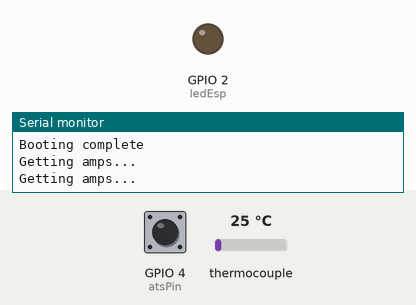
Simulated run of this sketch. Board: ESP8266 (NodeMCU). On the bench: output pins drawn as LEDs (lit = HIGH), the last lines printed to the serial monitor. Dashed ring = blinking. Inputs (shaded band) come from the test bench; at power-on: GPIO 4 (atsPin) HIGH, thermocouple 25 °C.

Above: at 3.2 s.
3.3 s: GPIO 4 (atsPin) pulled LOW for 2.6 s
At 3.7 s:
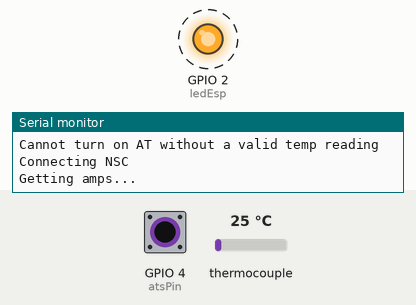
13.5 s: GPIO 4 (atsPin) pulled LOW for 2.6 s
At 14.3 s:
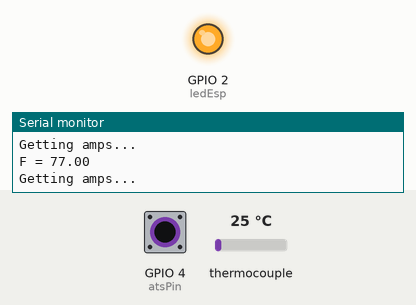
17.6 s: GPIO 4 (atsPin) pulsed LOW 2 times (0.12 s each, 0.3 s apart)
At 17.88 s:
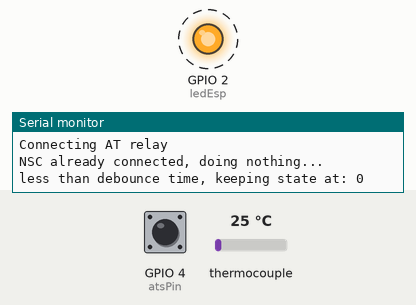
Timing chart, 0 to 22.1 s (numbered marks = the images above; inputs shaded):
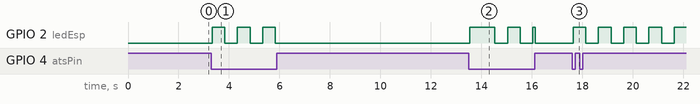

The sketch:

serialthermocouple_greg.ino
```cpp
#include <SPI.h>
#include <TickTwo.h>
#include "Adafruit_MAX31855.h"

/* ATS: Automatic Transfer Switch - dry contacts for the growatt
 * ATX / AT: AutoTransformer
 * NSC: Neutral Safety Contactor
 */

// Pins
const int MAXDO = 12; // D6 of NodeMCU connects to 'DO' data out of MAX31855
const int MAXCS = 15; // D8 of NodeMCU connects to 'CS' of MAX31855
const int MAXCLK = 14; // D5 of NodeMCU connects to 'CLK' of MAX31855
Adafruit_MAX31855 thermocouple(MAXCLK, MAXCS, MAXDO);

// Timers
void getTemp(); // thermocouple
void getAmps(); // neutral current
void goOffGrid();
void ledBlink(); // visual indicator for when system transitions to off-grid mode (on grid = steady, off = blinking)
TickTwo cronTemp(getTemp, 2000, 0, MILLIS); // temp read every 2s, indefinitely
TickTwo cronAmps(getAmps, 500, 0, MILLIS); // neutral current read every 1/2s, indefinitely (sensor updates every second)
TickTwo cronTempBoot(getTemp, 250, 40, MILLIS); // read temp every 1/4s, 40 times (10s for bootup)
TickTwo cronGoOffGrid(goOffGrid, 250, 40, MILLIS); // bootstrap atx read every 1/4s, 40 times (10s for bootup)
TickTwo cronLed(ledBlink, 500, 0, MILLIS); // blink led every 1/2s, indefinitely (off-grid indicator led)

// Globals
const int ledEsp = 2; // by the antenna
const int ledMcu = 16; // by the mini usb connector
bool ledEspState;
bool ledMcuState;

volatile bool tempAlarmState = false; // true = in alarm state
double currentTemp; // MAX31855 will read 0.0F if it is disconnected
double tempThresh = 80.0; // temp above which alarm is triggered
double tempHyst = 1.5; // hysteresis, must be positive double that is < tempThresh

volatile bool ampsAlarmState = false; // true = in alarm state
double currentAmps;
double ampsThresh = 25.0; // amps above which alarm is triggered
double ampsHyst = 3.0; // hysteresis, must be positive double that is < ampsThresh

const int atsPin = 4; // D2 input pullup, triggers when connected to GND of NodeMCU
volatile bool atsState; // true = on-grid (dry contact loop open)
const int atsDebounceDelay = 1000; // 50ms debounce filter
volatile long lastAtsDebounceTime = 0; // last millis() time ats debounce was triggered

volatile bool nscState = false; // neutral safety contactor state, default this to false (disconnected)

bool atxState = false; // autotransformer state, true = on, false = off

void ledOn(){
//  Serial.println("led on");
  digitalWrite(ledEsp, LOW);
}

void ledOff(){
//  Serial.println("led off");
  digitalWrite(ledEsp, HIGH);
}

void ledBlink() {
  digitalWrite(ledEsp, ledEspState);
  ledEspState = !ledEspState;
}

void setup() {
  Serial.begin(9600);
  while (!Serial) delay(1); // wait for Serial on Leonardo/Zero, etc
  Serial.println("Booting...");
  delay(2000);
  pinMode(ledEsp, OUTPUT);
  pinMode(atsPin, INPUT_PULLUP);

  atsState = digitalRead(atsPin);

  // if dry contact is open, attempt to auto-bootstrap system
  if (!atsState) {
    cronTempBoot.start();
    cronGoOffGrid.start();
  }

  cronTemp.start();
  cronAmps.start();

  attachInterrupt(digitalPinToInterrupt(atsPin), atsAction, CHANGE);

  if (!thermocouple.begin()) {
    Serial.println("Unable to start thermocouple");
    while (1) delay(10);
  }
  Serial.println("Booting complete");
}

void loop() {
  cronTemp.update();
  cronAmps.update();
  cronTempBoot.update();
  cronGoOffGrid.update();
  cronLed.update();
}

ICACHE_RAM_ATTR void atsAction(){
  int atsReading = digitalRead(atsPin);
  if (atsReading == atsState) {
    return;
  }
  boolean debounce = false;
  if ((millis() - lastAtsDebounceTime) <= atsDebounceDelay) {
    debounce = true;
  }
  lastAtsDebounceTime = millis();
  if (debounce) {
    Serial.println("less than debounce time, keeping state at: " + String(atsState));
    return;
  } else {
    Serial.println("setting state to: " + String(atsReading));
    atsState = atsReading;
    if (atsState) {
      Serial.println("ON grid");
      goOnGrid();
    } else {
      Serial.println("OFF grid");
      goOffGrid();
    }
  }
}

void getTemp() {
//  Serial.println(thermocouple.readInternal()); // sensor appears to have an additional internal temp sensor. neat
  currentTemp = thermocouple.readFahrenheit();
  if (isnan(currentTemp)) {
    Serial.println("Something wrong with thermocouple!");
  } else {
    Serial.print("F = ");
    Serial.println(currentTemp);

    if (tempAlarmState == false) {
      if (currentTemp > tempThresh) {
        handleTempAlarm();
      }
    } else {
      if (currentTemp < (tempThresh - tempHyst)) {
        handleTempDisAlarm();
      }
    }
  }
}

void handleTempAlarm() {
  Serial.println("Over temp!");
  tempAlarmState = true;
  disconnectAt();
  disconnectNsc();
}

void handleTempDisAlarm() {
  Serial.println("Resetting from overtemp state");
  tempAlarmState = false;
  connectAt();
  connectNsc();
}

void getAmps() {
  // TODO: implement method
  Serial.println("Getting amps...");
  // TODO: null check from sensor
  if (ampsAlarmState == false) {
    if (currentAmps > ampsThresh) {
      handleAmpsAlarm();
    }
  } else {
    if (currentAmps < (ampsThresh - ampsHyst)) {
      handleAmpsDisAlarm();
    }
  }
}

void handleAmpsAlarm() {
  Serial.println("Over current!");
  ampsAlarmState = true;
  disconnectAt();
  disconnectNsc();
}

void handleAmpsDisAlarm() {
  Serial.println("Resetting from over current state");
  ampsAlarmState = false;
  connectAt();
  connectNsc();
}

void goOnGrid() {
  disconnectAt();
  connectNsc();
  cronLed.stop();
  ledOn();
}

void goOffGrid() {
  connectAt();
  connectNsc();
  ledOff();
  cronLed.start();
}

void connectAt() {
  if (!currentTemp) {
    Serial.println("Cannot turn on AT without a valid temp reading");
    return;
  }
  if (atsState) {
    Serial.println("Cannot turn on AT while GW is on-grid");
    return;
  }
  if (!atxState) {
    // TODO: flip AT relay pin ON
    Serial.println("Connecting AT relay");
    atxState = true;
    cronTempBoot.stop();
    cronGoOffGrid.stop();
  }
}

void disconnectAt() {
  if (atxState) {
    Serial.println("Disconnecting AT relay");
    // TODO: flip AT relay pin OFF
    atxState = false;
  } else {
    Serial.println("AT already disconnected");
  }
}

void connectNsc() {
  if (!nscState) {
    Serial.println("Connecting NSC");
    // TODO: flip NSC relay pin ON
    nscState = true;
  } else {
    Serial.println("NSC already connected, doing nothing...");
  }
}

void disconnectNsc() {
  if (nscState) {
    Serial.println("Disonnecting NSC");
    // TODO: flip NSC relay pin OFF
    nscState = false;
  } else {
    Serial.println("NSC already disconnected, doing nothing...");
  }
}
```

Measured:
- after the input at 3.3 s, GPIO 2 (ledEsp): alternates HIGH for 0.50 s and LOW for 0.50 s, 6 changes in all, then stays LOW, starting at once
- after the input at 13.5 s, GPIO 2 (ledEsp): goes HIGH 1.0 s, LOW 0.50 s, HIGH 0.50 s, LOW 0.50 s, HIGH 0.10 s, then LOW, starting at once
- after the input at 17.6 s, GPIO 2 (ledEsp): alternates HIGH for 0.50 s and LOW for 0.50 s, starting at once
